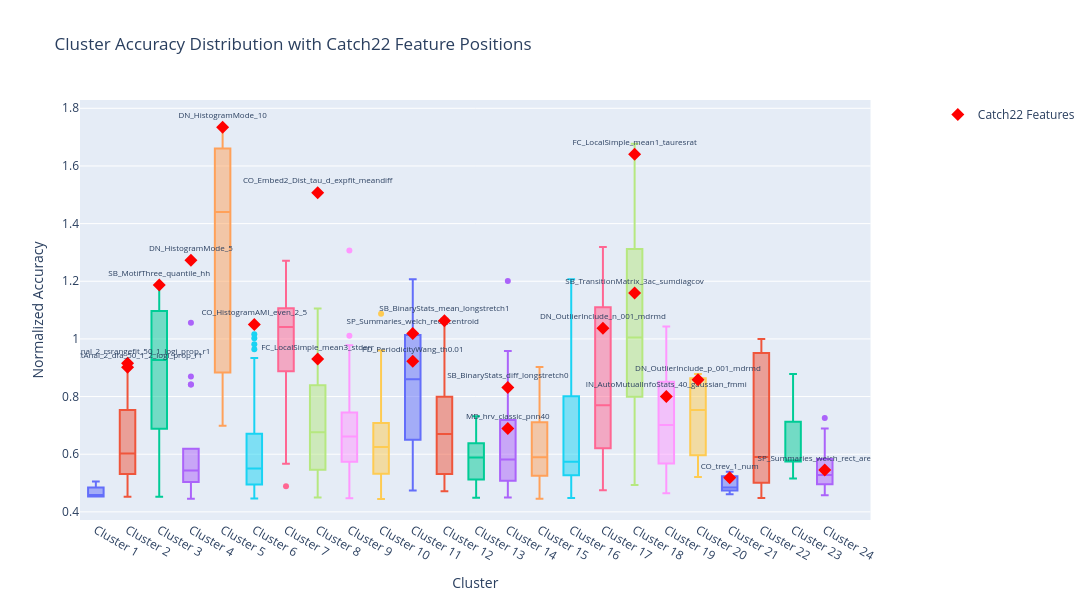

Notebook cell for this chart:
### Markdown cell above
## plot cluster scores

### Code cell
# score_df = final_perf_scores
acc_mean = {}
acc_z_score = {}
c22_acc_mean = {}
c22_acc_z_score = {}

for cluster, df in cluster_df.groupby("cluster"):
    features = df["feature"].tolist()
    scores = perf_scores_norm_comb[features]
    acc_mean[cluster] = scores
    acc_z_score[cluster] = (scores - scores.mean()) / scores.std()

    c22_in_cluster = [f for f in features if f in fs.CATCH22]
    if c22_in_cluster:
        c22_scores = perf_scores_norm_comb[c22_in_cluster]  # .mean(axis=0)
        c22_acc_mean[cluster] = acc_mean[cluster][c22_in_cluster]
        c22_acc_z_score[cluster] = acc_z_score[cluster][c22_in_cluster] 


for title, whole, c22 in [("Mean Accuracy", acc_mean, c22_acc_mean)]: # ("Z Score of Combined Norm", acc_z_score, c22_acc_z_score)]: 
    whole_df = pd.DataFrame(whole)
    whole_df.columns = [f"Cluster {c}" for c in whole.keys()]
    whole_df = whole_df.sort_index()
    fig = make_subplots(specs=[[{"secondary_y": True}]])

    # Box plots of cluster accuracies across datasets
    for col in whole_df.columns:
        fig.add_trace(
            go.Box(y=whole_df[col], name=col, showlegend=False),
            secondary_y=False,
        )

    # Individual catch22 feature normalized accuracy from c22_cluster_scores
    for cluster, scores in c22.items():
        fig.add_trace(
            go.Scatter(
                x=[f"Cluster {cluster}"] * len(scores),
                y=scores.values,
                mode="markers+text",
                name="Catch22 Features",
                showlegend=(cluster == list(c22.keys())[0]),
                marker=dict(color="red", size=10, symbol="diamond"),
                text=scores.index,
                textposition="top center",
                textfont=dict(size=8),
            ),
        )

    fig.update_layout(
        title="Cluster Accuracy Distribution with Catch22 Feature Positions",
        xaxis_title="Cluster",
        width=1100,
        height=600,
    )
    fig.update_yaxes(title_text="Normalized Accuracy", secondary_y=False)
    fig.show()

### Figure 1 — Plotly figure (JSON) as saved in the notebook; plotly's stock layout.template omitted (floating-point values rounded to 4 significant figures; data arrays with more than 128 entries replaced by an {"elided": "..."} marker saying what was removed)
{"data": [{"name": "Cluster 1", "showlegend": false, "type": "box", "xaxis": "x", "y": {"elided": "918 float values"}, "yaxis": "y"}, {"name": "Cluster 2", "showlegend": false, "type": "box", "xaxis": "x", "y": {"elided": "918 float values"}, "yaxis": "y"}, {"name": "Cluster 3", "showlegend": false, "type": "box", "xaxis": "x", "y": {"elided": "918 float values"}, "yaxis": "y"}, {"name": "Cluster 4", "showlegend": false, "type": "box", "xaxis": "x", "y": {"elided": "918 float values"}, "yaxis": "y"}, {"name": "Cluster 5", "showlegend": false, "type": "box", "xaxis": "x", "y": {"elided": "918 float values"}, "yaxis": "y"}, {"name": "Cluster 6", "showlegend": false, "type": "box", "xaxis": "x", "y": {"elided": "918 float values"}, "yaxis": "y"}, {"name": "Cluster 7", "showlegend": false, "type": "box", "xaxis": "x", "y": {"elided": "918 float values"}, "yaxis": "y"}, {"name": "Cluster 8", "showlegend": false, "type": "box", "xaxis": "x", "y": {"elided": "918 float values"}, "yaxis": "y"}, {"name": "Cluster 9", "showlegend": false, "type": "box", "xaxis": "x", "y": {"elided": "918 float values"}, "yaxis": "y"}, {"name": "Cluster 10", "showlegend": false, "type": "box", "xaxis": "x", "y": {"elided": "918 float values"}, "yaxis": "y"}, {"name": "Cluster 11", "showlegend": false, "type": "box", "xaxis": "x", "y": {"elided": "918 float values"}, "yaxis": "y"}, {"name": "Cluster 12", "showlegend": false, "type": "box", "xaxis": "x", "y": {"elided": "918 float values"}, "yaxis": "y"}, {"name": "Cluster 13", "showlegend": false, "type": "box", "xaxis": "x", "y": {"elided": "918 float values"}, "yaxis": "y"}, {"name": "Cluster 14", "showlegend": false, "type": "box", "xaxis": "x", "y": {"elided": "918 float values"}, "yaxis": "y"}, {"name": "Cluster 15", "showlegend": false, "type": "box", "xaxis": "x", "y": {"elided": "918 float values"}, "yaxis": "y"}, {"name": "Cluster 16", "showlegend": false, "type": "box", "xaxis": "x", "y": {"elided": "918 float values"}, "yaxis": "y"}, {"name": "Cluster 17", "showlegend": false, "type": "box", "xaxis": "x", "y": {"elided": "918 float values"}, "yaxis": "y"}, {"name": "Cluster 18", "showlegend": false, "type": "box", "xaxis": "x", "y": {"elided": "918 float values"}, "yaxis": "y"}, {"name": "Cluster 19", "showlegend": false, "type": "box", "xaxis": "x", "y": {"elided": "918 float values"}, "yaxis": "y"}, {"name": "Cluster 20", "showlegend": false, "type": "box", "xaxis": "x", "y": {"elided": "918 float values"}, "yaxis": "y"}, {"name": "Cluster 21", "showlegend": false, "type": "box", "xaxis": "x", "y": {"elided": "918 float values"}, "yaxis": "y"}, {"name": "Cluster 22", "showlegend": false, "type": "box", "xaxis": "x", "y": {"elided": "918 float values"}, "yaxis": "y"}, {"name": "Cluster 23", "showlegend": false, "type": "box", "xaxis": "x", "y": {"elided": "918 float values"}, "yaxis": "y"}, {"name": "Cluster 24", "showlegend": false, "type": "box", "xaxis": "x", "y": {"elided": "918 float values"}, "yaxis": "y"}, {"marker": {"color": "red", "size": 10, "symbol": "diamond"}, "mode": "markers+text", "name": "Catch22 Features", "showlegend": true, "text": ["SC_FluctAnal_2_rsrangefit_50_1_logi_prop_r1", "SC_FluctAnal_2_dfa_50_1_2_logi_prop_r1"], "textfont": {"size": 8}, "textposition": "top center", "type": "scatter", "x": ["Cluster 2", "Cluster 2"], "y": [0.9156, 0.9018]}, {"marker": {"color": "red", "size": 10, "symbol": "diamond"}, "mode": "markers+text", "name": "Catch22 Features", "showlegend": false, "text": ["SB_MotifThree_quantile_hh"], "textfont": {"size": 8}, "textposition": "top center", "type": "scatter", "x": ["Cluster 3"], "y": [1.187]}, {"marker": {"color": "red", "size": 10, "symbol": "diamond"}, "mode": "markers+text", "name": "Catch22 Features", "showlegend": false, "text": ["DN_HistogramMode_5"], "textfont": {"size": 8}, "textposition": "top center", "type": "scatter", "x": ["Cluster 4"], "y": [1.273]}, {"marker": {"color": "red", "size": 10, "symbol": "diamond"}, "mode": "markers+text", "name": "Catch22 Features", "showlegend": false, "text": ["DN_HistogramMode_10"], "textfont": {"size": 8}, "textposition": "top center", "type": "scatter", "x": ["Cluster 5"], "y": [1.734]}, {"marker": {"color": "red", "size": 10, "symbol": "diamond"}, "mode": "markers+text", "name": "Catch22 Features", "showlegend": false, "text": ["CO_HistogramAMI_even_2_5"], "textfont": {"size": 8}, "textposition": "top center", "type": "scatter", "x": ["Cluster 6"], "y": [1.05]}, {"marker": {"color": "red", "size": 10, "symbol": "diamond"}, "mode": "markers+text", "name": "Catch22 Features", "showlegend": false, "text": ["CO_Embed2_Dist_tau_d_expfit_meandiff", "FC_LocalSimple_mean3_stderr"], "textfont": {"size": 8}, "textposition": "top center", "type": "scatter", "x": ["Cluster 8", "Cluster 8"], "y": [1.507, 0.9306]}, {"marker": {"color": "red", "size": 10, "symbol": "diamond"}, "mode": "markers+text", "name": "Catch22 Features", "showlegend": false, "text": ["PD_PeriodicityWang_th0.01", "SP_Summaries_welch_rect_centroid"], "textfont": {"size": 8}, "textposition": "top center", "type": "scatter", "x": ["Cluster 11", "Cluster 11"], "y": [0.9224, 1.019]}, {"marker": {"color": "red", "size": 10, "symbol": "diamond"}, "mode": "markers+text", "name": "Catch22 Features", "showlegend": false, "text": ["SB_BinaryStats_mean_longstretch1"], "textfont": {"size": 8}, "textposition": "top center", "type": "scatter", "x": ["Cluster 12"], "y": [1.063]}, {"marker": {"color": "red", "size": 10, "symbol": "diamond"}, "mode": "markers+text", "name": "Catch22 Features", "showlegend": false, "text": ["SB_BinaryStats_diff_longstretch0", "MD_hrv_classic_pnn40"], "textfont": {"size": 8}, "textposition": "top center", "type": "scatter", "x": ["Cluster 14", "Cluster 14"], "y": [0.8317, 0.6891]}, {"marker": {"color": "red", "size": 10, "symbol": "diamond"}, "mode": "markers+text", "name": "Catch22 Features", "showlegend": false, "text": ["DN_OutlierInclude_n_001_mdrmd"], "textfont": {"size": 8}, "textposition": "top center", "type": "scatter", "x": ["Cluster 17"], "y": [1.037]}, {"marker": {"color": "red", "size": 10, "symbol": "diamond"}, "mode": "markers+text", "name": "Catch22 Features", "showlegend": false, "text": ["SB_TransitionMatrix_3ac_sumdiagcov", "FC_LocalSimple_mean1_tauresrat"], "textfont": {"size": 8}, "textposition": "top center", "type": "scatter", "x": ["Cluster 18", "Cluster 18"], "y": [1.159, 1.641]}, {"marker": {"color": "red", "size": 10, "symbol": "diamond"}, "mode": "markers+text", "name": "Catch22 Features", "showlegend": false, "text": ["IN_AutoMutualInfoStats_40_gaussian_fmmi"], "textfont": {"size": 8}, "textposition": "top center", "type": "scatter", "x": ["Cluster 19"], "y": [0.8002]}, {"marker": {"color": "red", "size": 10, "symbol": "diamond"}, "mode": "markers+text", "name": "Catch22 Features", "showlegend": false, "text": ["DN_OutlierInclude_p_001_mdrmd"], "textfont": {"size": 8}, "textposition": "top center", "type": "scatter", "x": ["Cluster 20"], "y": [0.8582]}, {"marker": {"color": "red", "size": 10, "symbol": "diamond"}, "mode": "markers+text", "name": "Catch22 Features", "showlegend": false, "text": ["CO_trev_1_num"], "textfont": {"size": 8}, "textposition": "top center", "type": "scatter", "x": ["Cluster 21"], "y": [0.5179]}, {"marker": {"color": "red", "size": 10, "symbol": "diamond"}, "mode": "markers+text", "name": "Catch22 Features", "showlegend": false, "text": ["SP_Summaries_welch_rect_area_5_1"], "textfont": {"size": 8}, "textposition": "top center", "type": "scatter", "x": ["Cluster 24"], "y": [0.5451]}], "layout": {"height": 600, "title": {"text": "Cluster Accuracy Distribution with Catch22 Feature Positions"}, "width": 1100, "xaxis": {"anchor": "y", "domain": [0, 0.94], "title": {"text": "Cluster"}}, "yaxis": {"anchor": "x", "domain": [0, 1], "title": {"text": "Normalized Accuracy"}}, "yaxis2": {"anchor": "x", "overlaying": "y", "side": "right"}}}
